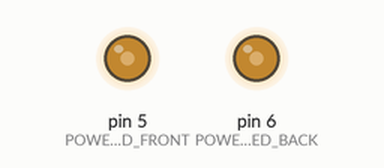
This sketch was run on a simulated Arduino Uno, built with avr-gcc and run on an emulated ATmega328P. Shown: output pins drawn as LEDs (lit = HIGH).

Above: at 0.1 s.
Timing chart, 0 to 1.6 s (numbered marks = the images above):
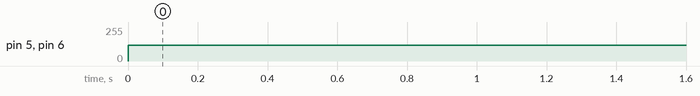

Measured:
- by itself, pin 5 (POWERLED_FRONT), pin 6 (POWERLED_BACK): 0/255 → 120/255 at 0.00 s

The sketch:

powerled_test.ino
```cpp
#define POWERLED_FRONT 5
#define POWERLED_BACK 6

void setup() {
	pinMode(POWERLED_FRONT, OUTPUT);
	pinMode(POWERLED_BACK, OUTPUT);
}


void loop() {
	analogWrite(POWERLED_FRONT, 120);
	analogWrite(POWERLED_BACK, 120);
}
```
